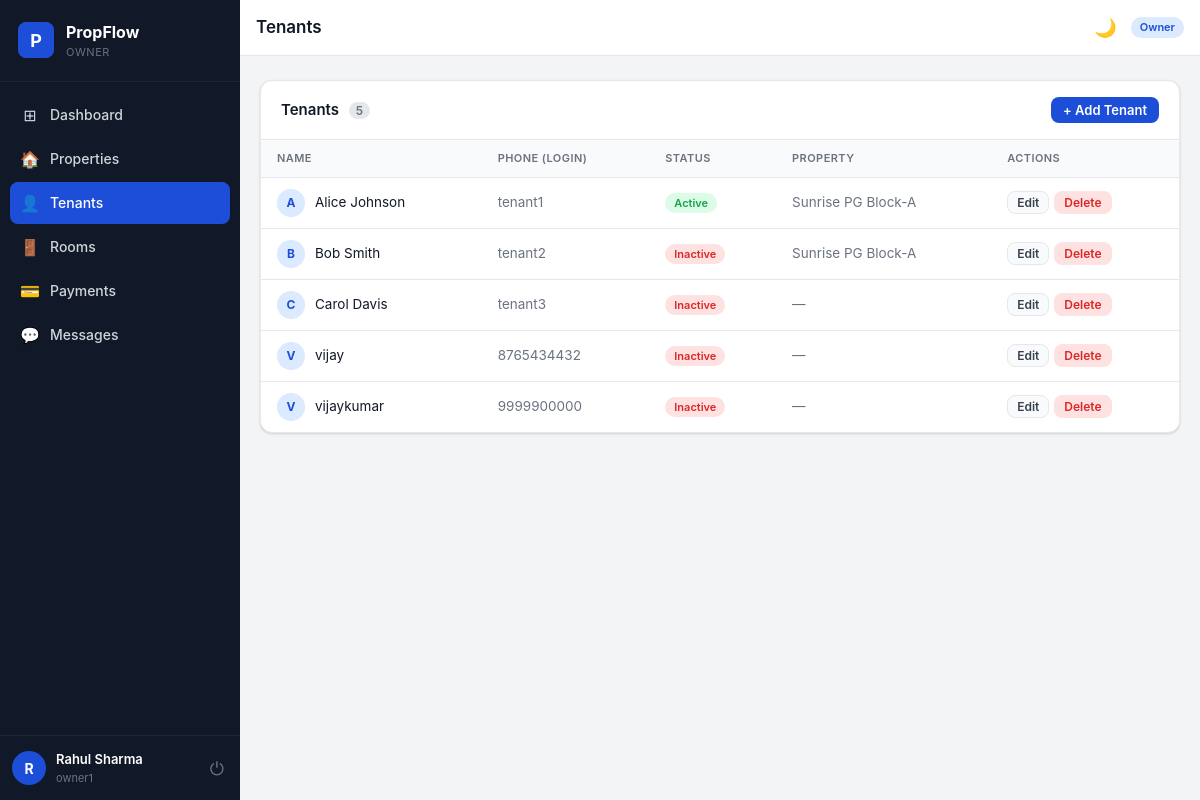
The page /owner/tenants (signed in) on the database as committed earlier.
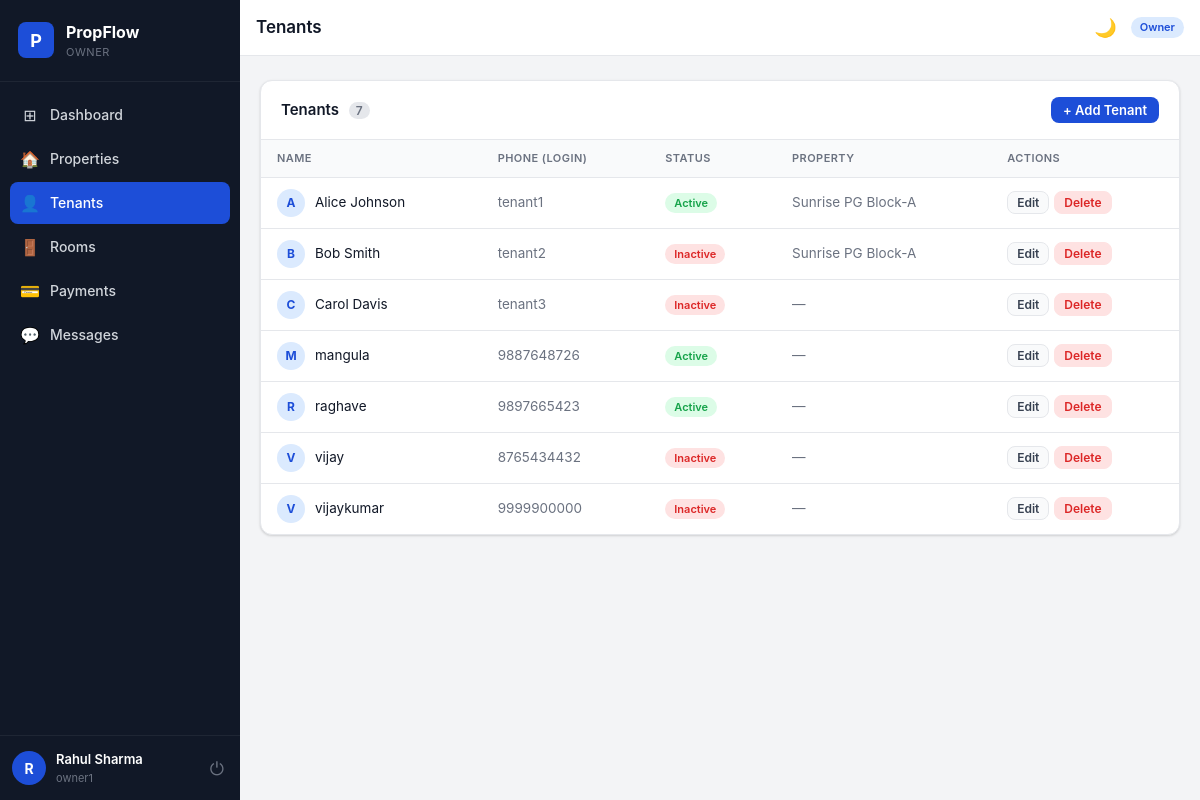
The same page on the database as committed later.
### models.py (models this page shows, shortened)
class User(UserMixin, db.Model):
    __tablename__ = "users"
    id            = db.Column(db.Integer, primary_key=True)
    phone         = db.Column(db.String(30),  unique=True, nullable=False)
    full_name     = db.Column(db.String(150), nullable=False)
    password_hash = db.Column(db.String(255), nullable=False)
    role          = db.Column(db.String(10),  nullable=False, default="tenant")  # admin|owner|tenant
    is_active     = db.Column(db.Boolean, default=True,  nullable=False)
    owner_id      = db.Column(db.Integer,
                               db.ForeignKey("users.id", ondelete="SET NULL"),
                               nullable=True)
    created_at    = db.Column(db.DateTime, default=now_utc, nullable=False)
    updated_at    = db.Column(db.DateTime, default=now_utc, onupdate=now_utc, nullable=False)
    owned_tenants     = db.relationship(
        "User", foreign_keys=[owner_id],
        backref=db.backref("owner_user", remote_side=[id]),
        lazy="dynamic"
    )
    properties        = db.relationship("Property",       back_populates="owner",
                                        foreign_keys="Property.owner_id",    lazy="dynamic")
    tenancies         = db.relationship("PropertyTenant", back_populates="tenant",
                                        foreign_keys="PropertyTenant.tenant_id", lazy="dynamic")
    payments          = db.relationship("Payment",        back_populates="tenant",
                                        foreign_keys="Payment.tenant_id",    lazy="dynamic")
    notifications     = db.relationship("Notification",   back_populates="user",   lazy="dynamic")
    sent_messages     = db.relationship("Message", back_populates="sender",
                                        foreign_keys="Message.sender_id",    lazy="dynamic")
    received_messages = db.relationship("Message", back_populates="receiver",
                                        foreign_keys="Message.receiver_id",  lazy="dynamic")
    room_assignments  = db.relationship("RoomTenant", back_populates="tenant",
                                        foreign_keys="RoomTenant.tenant_id", lazy="dynamic")
    def to_dict(self):
        return {
            "id": self.id, "phone": self.phone, "full_name": self.full_name,
            "role": self.role, "is_active": self.is_active, "owner_id": self.owner_id,
            "created_at": to_ist(self.created_at),
        }
    __table_args__ = (
        Index("ix_users_phone", "phone"),
        Index("ix_users_role",  "role"),
        Index("ix_users_owner_role", "owner_id", "role"),
    )

class Property(db.Model):
    __tablename__ = "properties"
    id            = db.Column(db.Integer, primary_key=True)
    name          = db.Column(db.String(200), nullable=False)
    address       = db.Column(db.Text,        nullable=False)
    city          = db.Column(db.String(100), nullable=False)
    state         = db.Column(db.String(50),  nullable=True)
    zip_code      = db.Column(db.String(20),  nullable=True)
    unit_number   = db.Column(db.String(50),  nullable=True)
    property_type = db.Column(db.String(50),  default="apartment")
    bedrooms      = db.Column(db.Integer,     nullable=True)
    bathrooms     = db.Column(db.Integer,     nullable=True)
    area_sqft     = db.Column(db.Float,       nullable=True)
    monthly_rent  = db.Column(db.Numeric(10, 2), nullable=False)
    description   = db.Column(db.Text,        nullable=True)
    status        = db.Column(db.String(20),  default="available", nullable=False)
    owner_id      = db.Column(db.Integer,
                               db.ForeignKey("users.id", ondelete="CASCADE"),
                               nullable=False)
    is_deleted    = db.Column(db.Boolean, default=False, nullable=False)
    created_at    = db.Column(db.DateTime, default=now_utc)
    updated_at    = db.Column(db.DateTime, default=now_utc, onupdate=now_utc)
    owner    = db.relationship("User",           back_populates="properties", foreign_keys=[owner_id])
    tenants  = db.relationship("PropertyTenant", back_populates="property",   lazy="dynamic")
    payments = db.relationship("Payment",        back_populates="property",   lazy="dynamic")
    rooms    = db.relationship("Room",           back_populates="prop",       lazy="dynamic")
    __table_args__ = (
        Index("ix_properties_owner_id",  "owner_id"),
        Index("ix_properties_status",    "status"),
    )

### routes/owner.py (the view)
@owner_bp.route("/tenants")
@login_required
@role_required("owner")
def tenants():
    my_tenants = _tenant_svc.list_for_owner(current_user.id, include_inactive=True)
    my_props   = Property.query.filter_by(owner_id=current_user.id, is_deleted=False).all()
    return render_template("owner/tenants.html", tenants=my_tenants, properties=my_props)

### models.py (called while the page is built)
def to_ist(dt):
    if not dt:
        return None
    ist = dt + timedelta(hours=5, minutes=30)
    return ist.strftime("%d-%m-%Y %I:%M %p")

### routes/__init__.py (called while the page is built)
def role_required(*roles):
    def decorator(f):
        @wraps(f)
        def decorated(*args, **kwargs):
            if not current_user.is_authenticated:
                if request.path.startswith("/api/") or request.is_json:
                    return jsonify({"error": "Login required"}), 401
                return redirect(url_for("auth.login"))
            if current_user.role not in roles:
                if request.path.startswith("/api/") or request.is_json:
                    return jsonify({"error": "Access denied"}), 403
                abort(403)
            return f(*args, **kwargs)
        return decorated
    return decorator

### services/tenant.py (called while the page is built)
    def list_for_owner(self, owner_id: int, include_inactive: bool = False):
        q = User.query.filter_by(owner_id=owner_id, role="tenant")
        if not include_inactive:
            q = q.filter_by(is_active=True)
        return q.order_by(User.full_name).all()

### templates/owner/tenants.html (shortened to what this page needs)
{% extends "base.html" %}
{% block page_title %}Tenants{% endblock %}
{% block content %}
<div class="card">
  <div class="card-header">
    <h2>Tenants <span class="badge-count">{{ tenants|length }}</span></h2>
    <button class="btn btn-primary btn-sm" onclick="openModal('addTenantModal')">+ Add Tenant</button>
  </div>
  <div class="table-wrap">
    <table class="table">
      <thead><tr><th>Name</th><th>Phone (Login)</th><th>Status</th><th>Property</th><th>Actions</th></tr></thead>
      <tbody>
        {% for t in tenants %}
        <tr>
          <td>
            <div class="user-cell">
              <div class="avatar avatar-sm" style="background:#dbeafe;color:#1d4ed8">{{ t.full_name[0].upper() }}</div>
              {{ t.full_name }}
            </div>
          </td>
          <td class="text-muted font-mono">{{ t.phone }}</td>
          <td><span class="badge badge-{{ 'completed' if t.is_active else 'overdue' }}">{{ 'Active' if t.is_active else 'Inactive' }}</span></td>
          <td class="text-muted">
            {% set tenancy = t.tenancies.first() %}
            {{ tenancy.property.name if tenancy and tenancy.property else '—' }}
          </td>
          <td>
            <div class="action-btns">
              <button class="btn btn-ghost btn-xs" onclick='openEditTenant({{ t.to_dict()|tojson }})'>Edit</button>
              <form method="POST" action="{{ url_for('owner.delete_tenant', tid=t.id) }}" style="display:inline" onsubmit="return confirm('Delete {{ t.full_name }}? This cannot be undone.')">
                <button class="btn btn-danger btn-xs">Delete</button>
              </form>
            </div>
          </td>
        </tr>
        {% else %}
        <tr><td colspan="5" class="text-center text-muted py-32">No tenants yet. Add your first tenant below.</td></tr>
        {% endfor %}
      </tbody>
    </table>
  </div>
</div>
{% endblock %}

Rows that differ between the two databases and show on the page:
added User: full_name "M", full_name "mangula", phone "9887648726", is_active "Active", property "—"
added User: full_name "R", full_name "raghave", phone "9897665423", is_active "Active", property "—"
Other text that changed with them:
{{ tenants|length }}: "5" → "7"
